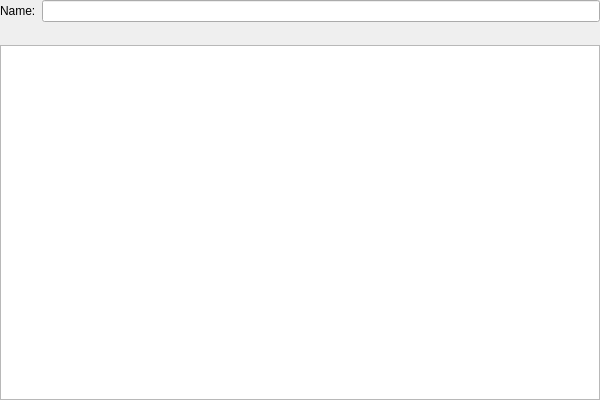
<?xml version="1.0" encoding="UTF-8"?>
<ui version="4.0">
 <class>KPlato::TaskDescriptionPanelBase</class>
 <widget class="QWidget" name="KPlato::TaskDescriptionPanelBase">
  <property name="geometry">
   <rect>
    <x>0</x>
    <y>0</y>
    <width>600</width>
    <height>400</height>
   </rect>
  </property>
  <layout class="QHBoxLayout" name="horizontalLayout">
   <property name="leftMargin">
    <number>0</number>
   </property>
   <property name="topMargin">
    <number>0</number>
   </property>
   <property name="rightMargin">
    <number>0</number>
   </property>
   <property name="bottomMargin">
    <number>0</number>
   </property>
   <item>
    <layout class="QVBoxLayout" name="verticalLayout">
     <item>
      <layout class="QGridLayout" name="gridLayout">
       <item row="0" column="0">
        <widget class="QLabel" name="namelabel">
         <property name="whatsThis">
          <string>The name of the Task.</string>
         </property>
         <property name="text">
          <string>Name:</string>
         </property>
         <property name="wordWrap">
          <bool>false</bool>
         </property>
         <property name="buddy">
          <cstring>namefield</cstring>
         </property>
        </widget>
       </item>
       <item row="0" column="1">
        <widget class="KLineEdit" name="namefield">
         <property name="whatsThis">
          <string>The name of the Task.</string>
         </property>
         <property name="readOnly">
          <bool>true</bool>
         </property>
        </widget>
       </item>
      </layout>
     </item>
     <item>
      <widget class="KToolBar" name="toolbar" native="true">
       <property name="minimumSize">
        <size>
         <width>0</width>
         <height>11</height>
        </size>
       </property>
      </widget>
     </item>
     <item>
      <widget class="KPlato::RichTextWidget" name="descriptionfield"/>
     </item>
    </layout>
   </item>
  </layout>
 </widget>
 <customwidgets>
  <customwidget>
   <class>KLineEdit</class>
   <extends>QLineEdit</extends>
   <header>KLineEdit</header>
   <container>1</container>
  </customwidget>
  <customwidget>
   <class>KToolBar</class>
   <extends>QWidget</extends>
   <header location="global">KToolBar</header>
   <container>1</container>
  </customwidget>
  <customwidget>
   <class>KPlato::RichTextWidget</class>
   <extends>QTextEdit</extends>
   <header>RichTextWidget.h</header>
  </customwidget>
 </customwidgets>
 <resources/>
 <connections/>
</ui>
